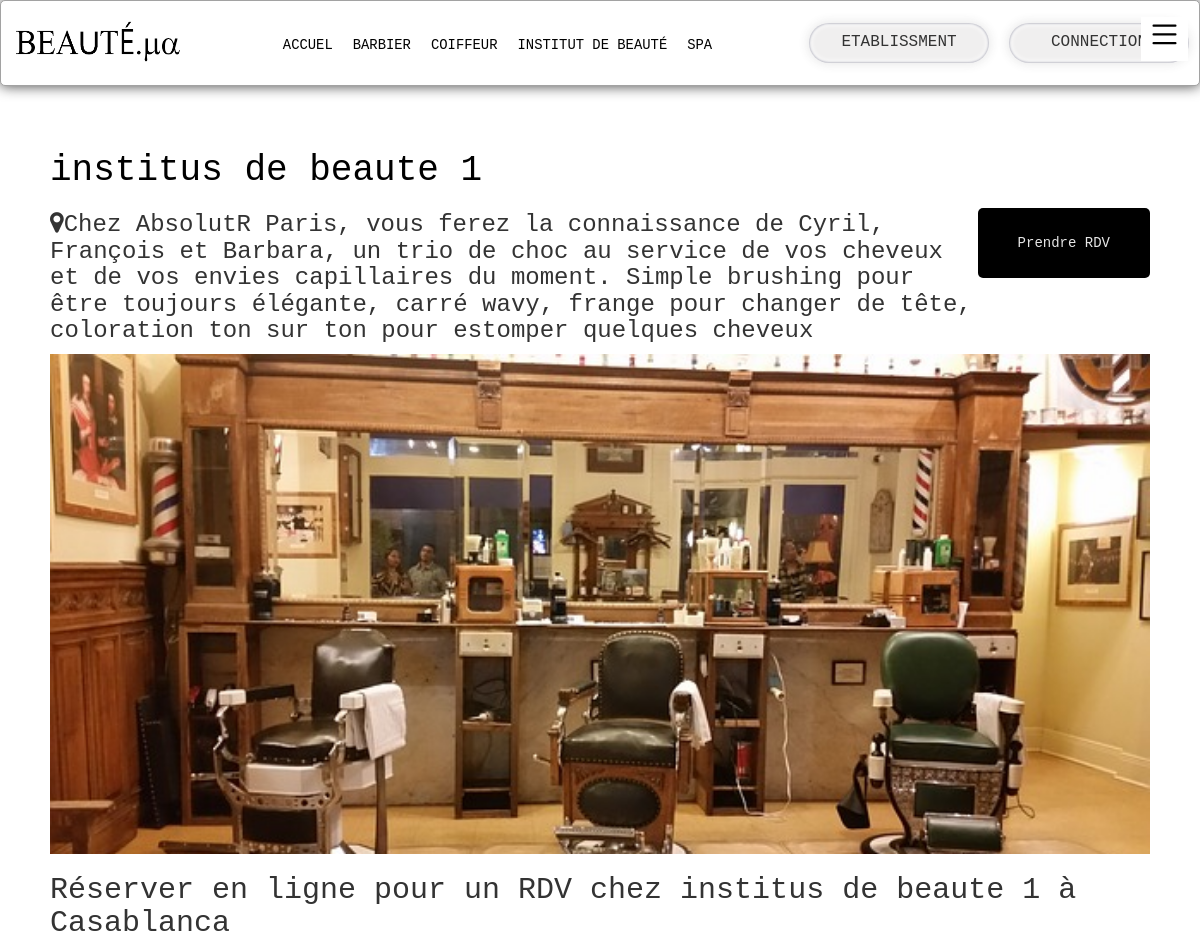
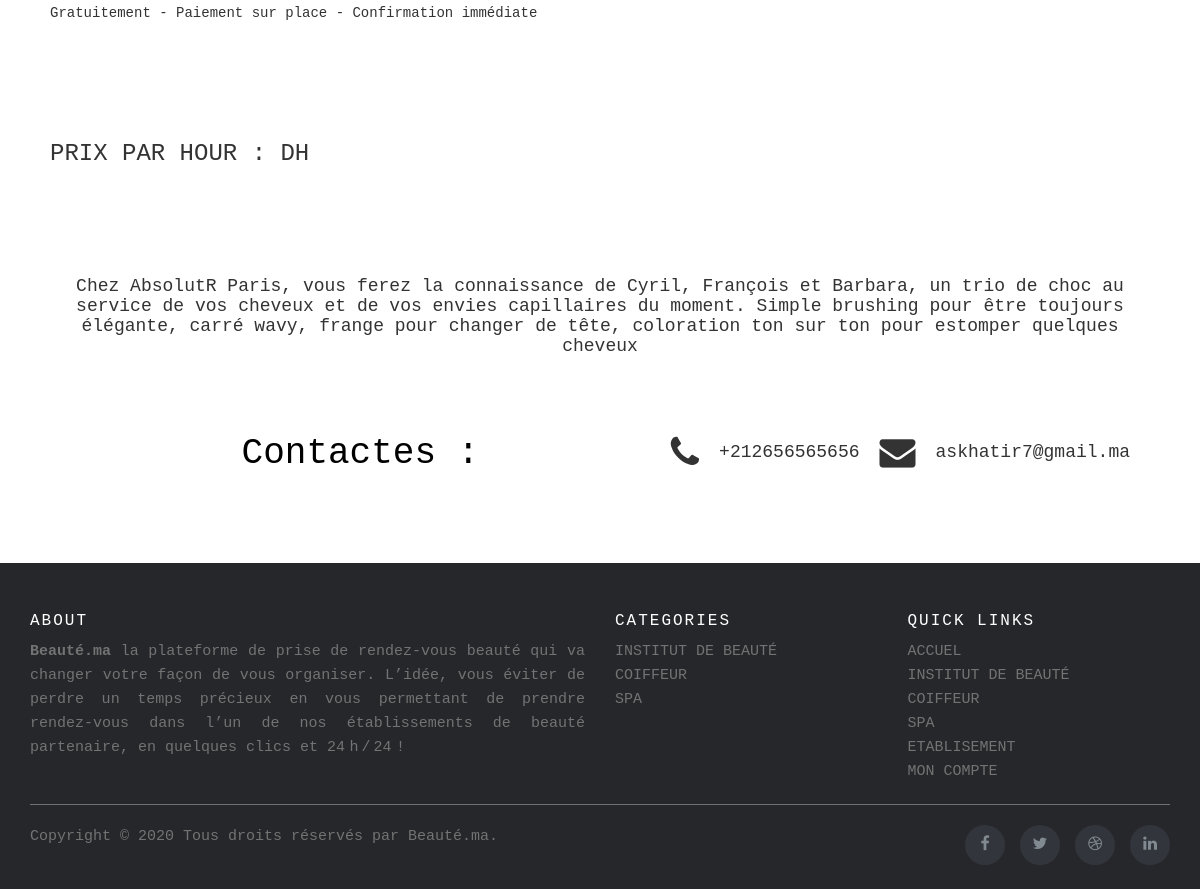
The app's page /index/rdv.php?Id=11 with its own data (2 pictures, top to bottom).
### tables this page shows
CREATE TABLE `categories` (
  `categoryId` int(11) NOT NULL,
  `categoryName` varchar(100) NOT NULL,
  `categoryDesc` varchar(500) DEFAULT NULL,
  `categoryKey` varchar(500) DEFAULT NULL
);

CREATE TABLE `products` (
  `productId` int(11) NOT NULL,
  `productName` varchar(100) NOT NULL,
  `productDes` varchar(300) DEFAULT NULL,
  `productVille` varchar(50) DEFAULT NULL,
  `productAdress` varchar(300) DEFAULT NULL,
  `productTELE` int(10) DEFAULT NULL,
  `categoryId` int(11) DEFAULT NULL,
  `image` varchar(255) DEFAULT NULL,
  `Email` varchar(255) DEFAULT NULL,
  `prix` int(10) DEFAULT NULL
);

### index/rdv.php (the view, shortened to what this page needs)
<!DOCTYPE html>
<html lang="en">
<head>
    <link rel="stylesheet" href="https://cdnjs.cloudflare.com/ajax/libs/font-awesome/4.7.0/css/font-awesome.min.css">
    <link rel="stylesheet" href="https://maxcdn.bootstrapcdn.com/bootstrap/3.3.7/css/bootstrap.min.css">
    <link rel="stylesheet" href="..\style\index.css">
    <link rel="stylesheet" href="..\style\rdv.css">
</head>
<body>
<?php
     require 'navbar.php';
    $db=Database::connect();
    if(isset($_GET['Id'])){
        $id=$_GET['Id'];
        $sql="SELECT * FROM `products` WHERE `products`.`productId` =$id";
        $stmt = $db->query($sql);
    }
     ?><br><br>
  <div class="et" style="max-width:1100px;margin:auto">
    <div class="txt_rd">
        <div class="txt">
     <?php
          while ($row = $stmt->fetch()) {
            $email2=$row['Email'];
            $prix=$row['prix'];
              echo('<h1>'.$row['productName'].'</h1>
              <h3><i class="fa fa-map-marker" aria-hidden="true"></i>'.$row['productAdress'].'</i></h3>
          </div>
          <div class="btn_rd">
              <button style="background-color:black ; border: none;"class="btn btn-primary" data-toggle="modal" data-target=".bd-example-modal-lg">Prendre RDV</button>
          <h3>'.$row['productName'].'</h3>
          <div class="d" style="color:black; display: flex; flex-wrap:wrap;">
          <h3>'.$prix.'</h3></div>
          </div>
          </div>
              <div class="img" style="background-image: url(../photo/'.$row['image'].');background-repeat: no-repeat; background-size:cover;">
              </div>
              <h2>Réserver en ligne pour un RDV chez '.$row['productName'].' à '.$row['productVille'].'</h2>
              <h5>Gratuitement - Paiement sur place - Confirmation immédiate</h5><br><br><br><br>
              <h3>PRIX PAR HOUR : '.$row['prix'].'DH</h3> <br><br><br><br>
              <div class="desc" >
               <h4 style="text-align:center;">'.$row['productDes'].'</h4><br><br><br>
               <div  style="display:flex; flex-wrap:wrap;">
               <h1 style="text-align:center;margin:auto;">Contactes :</h1><br>
               <div class="ccc" style="display:flex; flex-wrap:wrap;"><i class="fa fa-phone" style="font-size:36px"></i><h4 style="margin:auto 20px;">+212'.$row['productTELE'].'</h4></div><br>
               <div class="ccc" style="display:flex; flex-wrap:wrap;"><i class="fa fa-envelope" style="font-size:36px"></i><h4 style="margin:auto 20px;">'.$email2.'</h4></div>
               </div>
               <br><br><br><br>');
        }
     ?>
 </div>
 </div>
 <?php
     require 'footer.php';
     ?>
</body>
</html>

### index/navbar.php (shortened to what this page needs)
<header class="header">
    <h1 class="logo"><a href="#"><img src="../photo/logo.png" alt=""></a></h1>
    <ul class="main-nav" id="ul">
      <li><a href="index.php">ACCUEL</a></li>
      <?php
      $db=Database::connect();
      $stmt = $db->query("SELECT * FROM `categories` ORDER BY `categories`.`categoryName`");
      while ($row = $stmt->fetch()) {
      echo '<a href="etabl.php?cate='.$row['categoryId'].'">'.$row['categoryName'].'</a></li>';
      }
      $existe='';
      ?>
  </ul>
  <ul class="ul-1" id="ul1">
      <li>
          <div class="input">
            <?php
             if($_SESSION['ID'] != NULL){
               if($existe !=''){
                 $link="admin.php";
               }
               else if($existe==''){
                 $link="etablessment.php";
               }
             }
             else $link="login.php";
             ?>
                <form action=<?php echo$link; ?>>
                  <input type="submit" value="ETABLISSMENT">
               </form>
          </div>
      </li>
      <li>
        <div>
          <?php
          if($_SESSION['ID'] != NULL){
            $value="Deconnecte";
            echo'<form method="POST"  >';
            echo'<input type="submit" name='.$value.' value='.$value.'>';
            echo'</form>';
          }
          else{
            $value="Connection";
            echo'<form action="login.php">
            <input type="submit" value="'.$value.'">
            </form>';
          }
          ?>
        </div>
    </li>
  </ul>
  <button class="plus-menu" id="btn1" value="btn1" onclick="menu(this.value)" style="display: block;">
          <div >
        </div>
      </button>
</header>

### style/index.css (style rules this page uses)
* { box-sizing: border-box; }
body { font-family: "Courier New", Courier, monospace ; line-height: 1.6; margin: 0; min-height: 100vh; }
ul { margin: 0; padding: 0; list-style: none; }
.logo { margin: 0; }
.logo img { height: 50px; width: 175px; margin: 0; padding: 0; }
a { text-decoration: none; color: black; }
.main-nav { margin-top: 5px; }
.logo a, .main-nav a { padding: 0px 10px; text-transform: uppercase; text-align: center; display: block; }
.main-nav a { color:black; font-size: .99em; }
.header { padding-top: .5em; padding-bottom: .5em; border: 1px solid #a2a2a2; background-color: #ffffff; box-shadow: 0px 0px 14px 0px rgba(0,0,0,0.75); border-radius: 5px; }
.ul-1 { display: flex; flex-wrap: wrap; justify-content: center; }
.ul-1 li { padding: 15px 10px; text-align: center; }
.ul-1 li input { border: none; margin: auto; width: 180px; height: 40px; background: #f0efef; box-shadow: 0px 0px 10px 2px rgba(59,59,59,0.1), inset 0 0px 0px 0 rgba(0,0,0,0), inset 0 0px 0 0 rgba(255,255,255,0), inset 0 0px 0px 0 rgba(0,0,0,0), inset 0 0px 0px 0 rgba(0,0,0,0), inset 0 0px 2px 1px #C2C2CB, inset 0 0px 5px 2px #FFFFFF; border-radius: 100px; font-size: 16px; font-family: "Courier New", Courier, monospace ; text-transform: uppercase; }
.ul-1 li div { border-radius: 100px; }
.plus-menu { color: black; position: absolute; top: 17px; right: 12px; border: none; background-color: white; }
@media (min-width: 769px) { .header, .main-nav { display: flex; } }
@media (min-width: 769px) { .header { flex-direction: column; align-items: center; } }
@media (min-width: 1025px) { .header { flex-direction: row; justify-content: space-between; } }
@media (min-width: 1025px) { .plus-menu { display: none; } }
@media (min-width: 1025px) { #ul { display: flex; } }
@media (min-width: 1025px) { #ul1 { display: flex; } }
.btn { background-color: dodgerblue; color: white; padding: 15px 20px; border: none; cursor: pointer; width: 100%; opacity: 0.9; }
.ccc { display: none; }

### style/rdv.css (style rules this page uses)
h1 { color: black; }
.et .img { height: 500px; width: 100%; }
.et .txt_rd { display: flex; flex-direction: row; justify-content: space-between; }
.btn_rd { display: flex; justify-self: end; background-color: black; color: white; border: none; padding: 10px 20px; border-radius: 5px; margin: auto; }

### records on screen
categories: categoryName "BARBIER"
categories: categoryName "COIFFEUR"
categories: categoryName "INSTITUT DE BEAUTÉ"
categories: categoryName "SPA"
products: productName "institus de beaute 1", productAdress "Chez AbsolutR Paris, vous ferez la connaissance de Cyril, François et Barbara, un trio de choc au service de vos cheveux et de vos envies capillaires du moment. Simple brushing pour être toujours élégante, carré wavy, frange pour changer de tête, coloration ton sur ton pour estomper quelques cheveux", image (picture), productVille "Casablanca", productDes "Chez AbsolutR Paris, vous ferez la connaissance de Cyril, François et Barbara, un trio de choc au service de vos cheveux et de vos envies capillaires du moment. Simple brushing pour être toujours élégante, carré wavy, frange pour changer de tête, coloration ton sur ton pour estomper quelques cheveux", productTELE "656565656", Email "askhatir7@gmail.ma"
